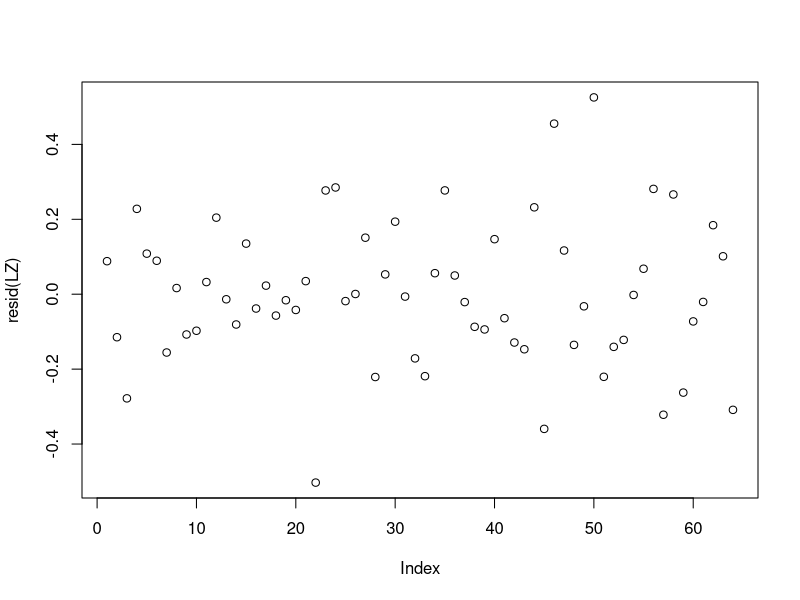
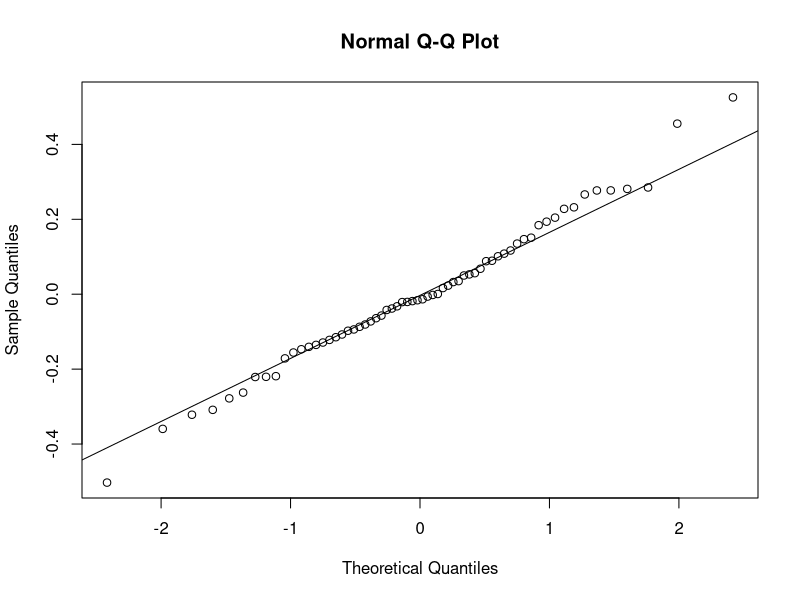
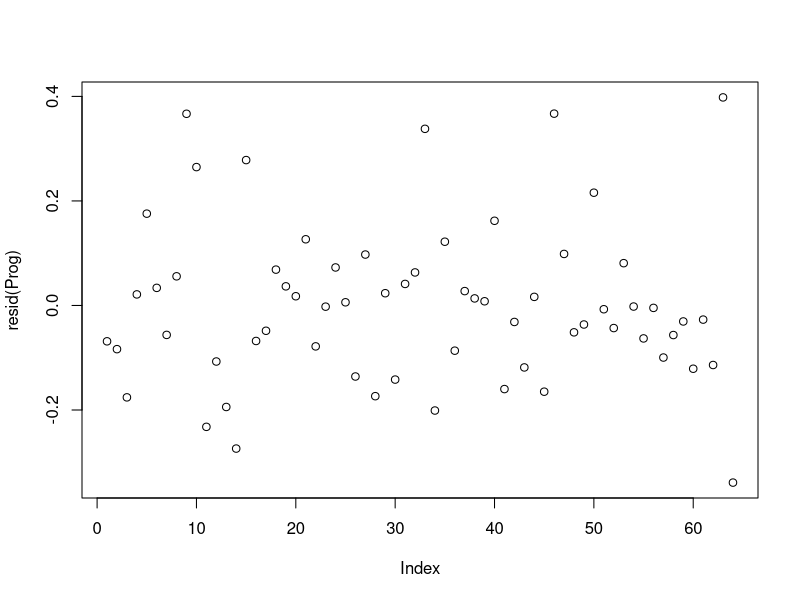
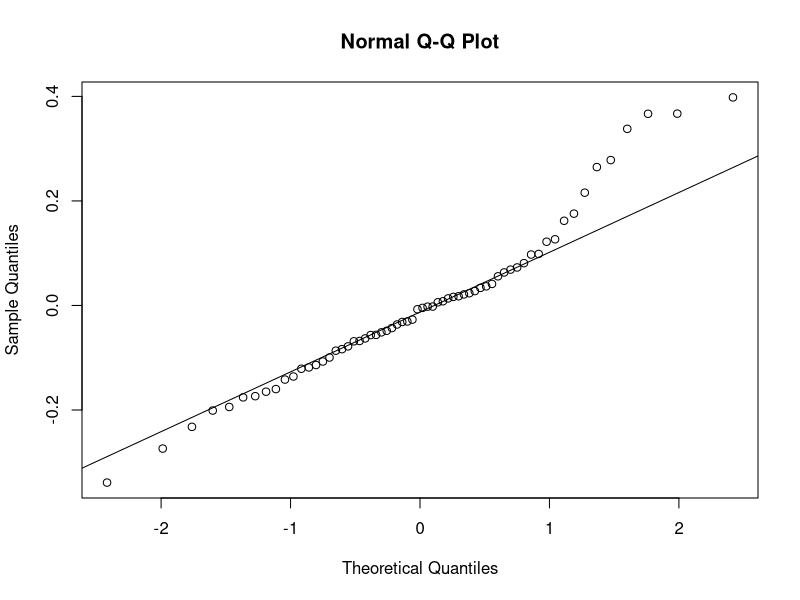
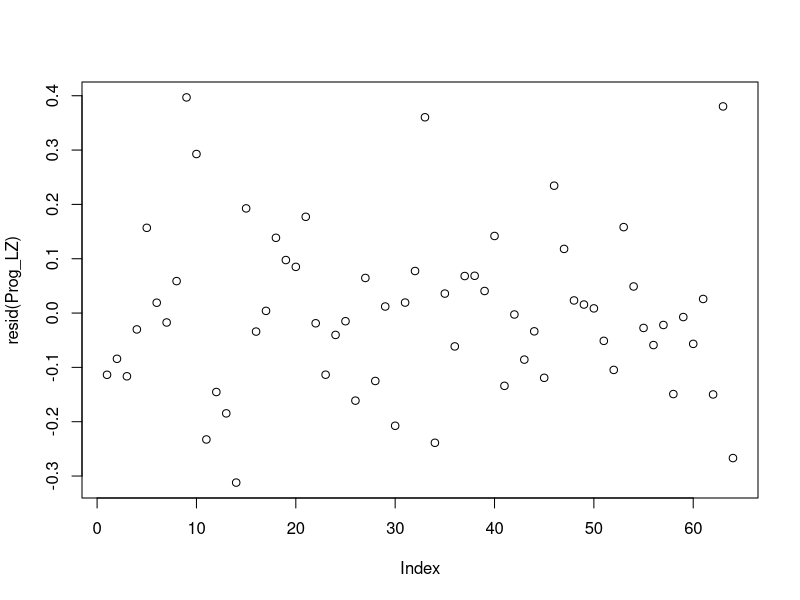
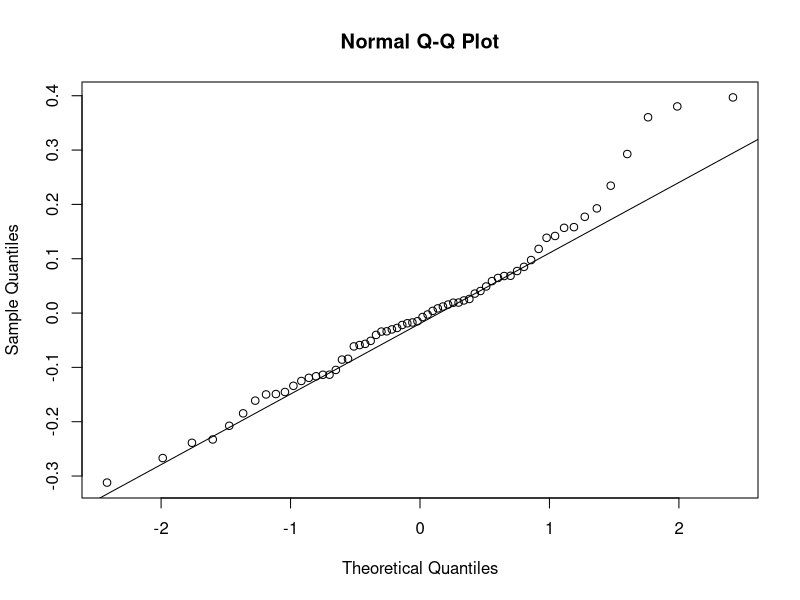
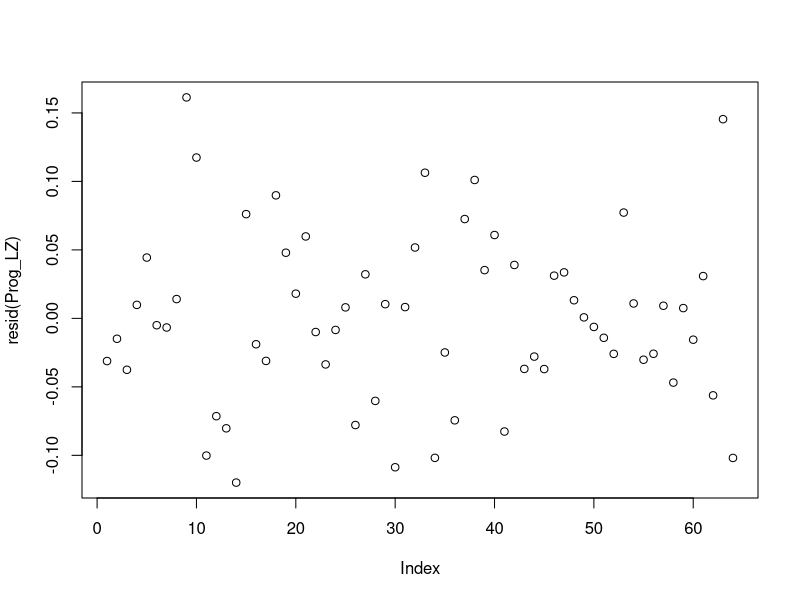
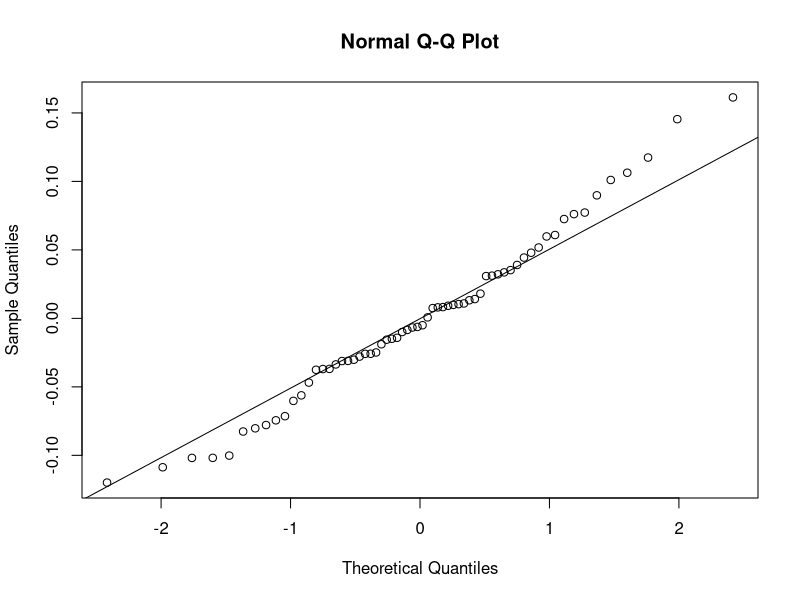

Write R code to recreate these figures, in order.
library(tidyverse)
library(readxl)
library(lmerTest)
library(emmeans)
library(broom.mixed)

# Read and clean data

EP <- read_xlsx("Placental_Histology/EP BW_ME Quantification.xlsx") %>%
  select(-Qualitative_Notes) %>%
  drop_na() %>%
  mutate(across(c(Mom, Pop, O2), as.factor),
         LZ_Area = as.numeric(LZ_Area),
         Prog_Sum = Progenitor_Area_1 + Progenitor_Area_2,
         Prog_LZ = Prog_Sum / LZ_Area,
         Pop = fct_recode(Pop, "Lowland" = "BW", "Highland" = "ME"),
         Group = paste(Pop, O2),
         Group = factor(Group, levels = c("Lowland 1N", "Lowland 2H", "Highland 1N", "Highland 2H")),
         Imp_Number = substr(`Slide ID`, 1, 3),
         Imp_Uniq = paste0(Mom,"_",Imp_Number),
         Imp_Uniq = as.factor(Imp_Uniq))

# LZ and Progenitor area ------

# Variables to analyze
vars <- c("LZ_Area", "Prog_Sum")

model_results <- vars %>%
  map_df(~{
    formula <- as.formula(paste(.x, "~ Pop*O2 + (1|Imp_Uniq)"))
    fit <- lmer(formula, data = EP)
    summ <- summary(fit)
    
    tibble(
      Variable = .x,
      ANOVA = list(anova(fit) %>% broom::tidy()),
      Fixed_Effects = list(as.data.frame(coef(summary(fit)))),
      Random_Effects = list(as.data.frame(VarCorr(fit))),
      Emmeans = list(emmeans(fit, ~ Pop*O2) %>% pairs(adjust = "tukey") %>% as.data.frame())
    )
  })


# View ANOVA results as tidy table
ANOVAresults = model_results %>%
  select(Variable, ANOVA) %>%
  unnest(ANOVA)

EMresults = model_results %>%
  select(Variable, Emmeans) %>%
  unnest(Emmeans)

Fixresults = model_results %>%
  select(Variable, Fixed_Effects) %>%
  unnest(Fixed_Effects)


# Check for Type III

LZ = lmer(LZ_Area ~ Pop*O2 + (1|Imp_Uniq), data = EP)
anova(LZ)
summary(LZ)

plot(resid(LZ))
qqnorm(resid(LZ));qqline(resid(LZ))

Prog = lmer(Prog_Sum ~ Pop*O2 + (1|Imp_Uniq), data = EP)
anova(Prog)
summary(Prog)

plot(resid(Prog))
qqnorm(resid(Prog));qqline(resid(Prog))


# Progenitor with LZ as a predictor -------

# Variables to analyze
vars <- c("Prog_Sum")

model_results <- vars %>%
  map_df(~{
    formula <- as.formula(paste(.x, "~ Pop*O2 + LZ_Area + (1|Imp_Uniq)"))
    fit <- lmer(formula, data = EP)
    summ <- summary(fit)
    
    tibble(
      Variable = .x,
      ANOVA = list(anova(fit) %>% broom::tidy()),
      Fixed_Effects = list(as.data.frame(coef(summary(fit)))),
      Random_Effects = list(as.data.frame(VarCorr(fit))),
      Emmeans = list(emmeans(fit, ~ Pop*O2) %>% pairs(adjust = "tukey") %>% as.data.frame())
    )
  })


# View ANOVA results as tidy table
ANOVAresults = model_results %>%
  select(Variable, ANOVA) %>%
  unnest(ANOVA)

EMresults = model_results %>%
  select(Variable, Emmeans) %>%
  unnest(Emmeans)

Fixresults = model_results %>%
  select(Variable, Fixed_Effects) %>%
  unnest(Fixed_Effects)

# Check Type III

Prog_LZ = lmer(Prog_Sum ~ Pop*O2 + LZ_Area + (1|Imp_Uniq), data = EP)
anova(Prog_LZ)
summary(Prog_LZ)

plot(resid(Prog_LZ))
qqnorm(resid(Prog_LZ));qqline(resid(Prog_LZ))


# Progenitor divided by LZ -------

# Variables to analyze
vars <- c("Prog_LZ")

model_results <- vars %>%
  map_df(~{
    formula <- as.formula(paste(.x, "~ Pop*O2 + (1|Imp_Uniq)"))
    fit <- lmer(formula, data = EP)
    summ <- summary(fit)
    
    tibble(
      Variable = .x,
      ANOVA = list(anova(fit) %>% broom::tidy()),
      Fixed_Effects = list(as.data.frame(coef(summary(fit)))),
      Random_Effects = list(as.data.frame(VarCorr(fit))),
      Emmeans = list(emmeans(fit, ~ Pop*O2) %>% pairs(adjust = "tukey") %>% as.data.frame())
    )
  })


# View ANOVA results as tidy table
ANOVAresults = model_results %>%
  select(Variable, ANOVA) %>%
  unnest(ANOVA)

EMresults = model_results %>%
  select(Variable, Emmeans) %>%
  unnest(Emmeans)

Fixresults = model_results %>%
  select(Variable, Fixed_Effects) %>%
  unnest(Fixed_Effects)

# Check Type III

Prog_LZ = lmer(Prog_LZ ~ Pop*O2 + (1|Imp_Uniq), data = EP)
anova(Prog_LZ)
summary(Prog_LZ)

plot(resid(Prog_LZ))
qqnorm(resid(Prog_LZ));qqline(resid(Prog_LZ))
